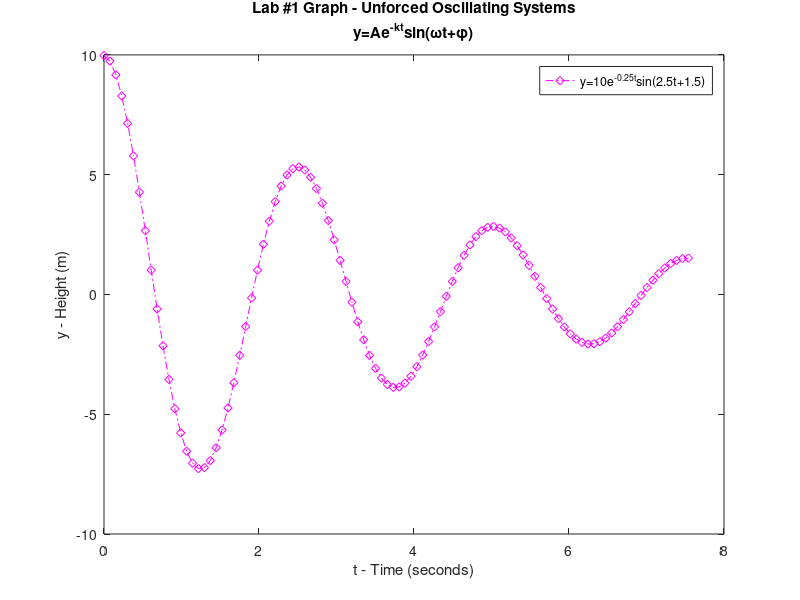

This figure's MATLAB source:
%Lab Assignment #1
%Studying unforced oscillating systems. A dying spring.

A=10;
k=.25;
omega=2.5;
phi=1.5;

t=linspace(0,6*pi./omega);

%Our function
y=A.*exp(-k.*t).*sin(omega*t+phi);

%Plot
plot(t,y,'-.dm');hold on;
title({'Lab #1 Graph - Unforced Oscillating Systems';'y=Ae^{-kt}sin({\omega}t+{\phi})'})
xlabel('t - Time (seconds)')
ylabel('y - Height (m)')
legend('y=10e^{-0.25t}sin(2.5t+1.5)')
